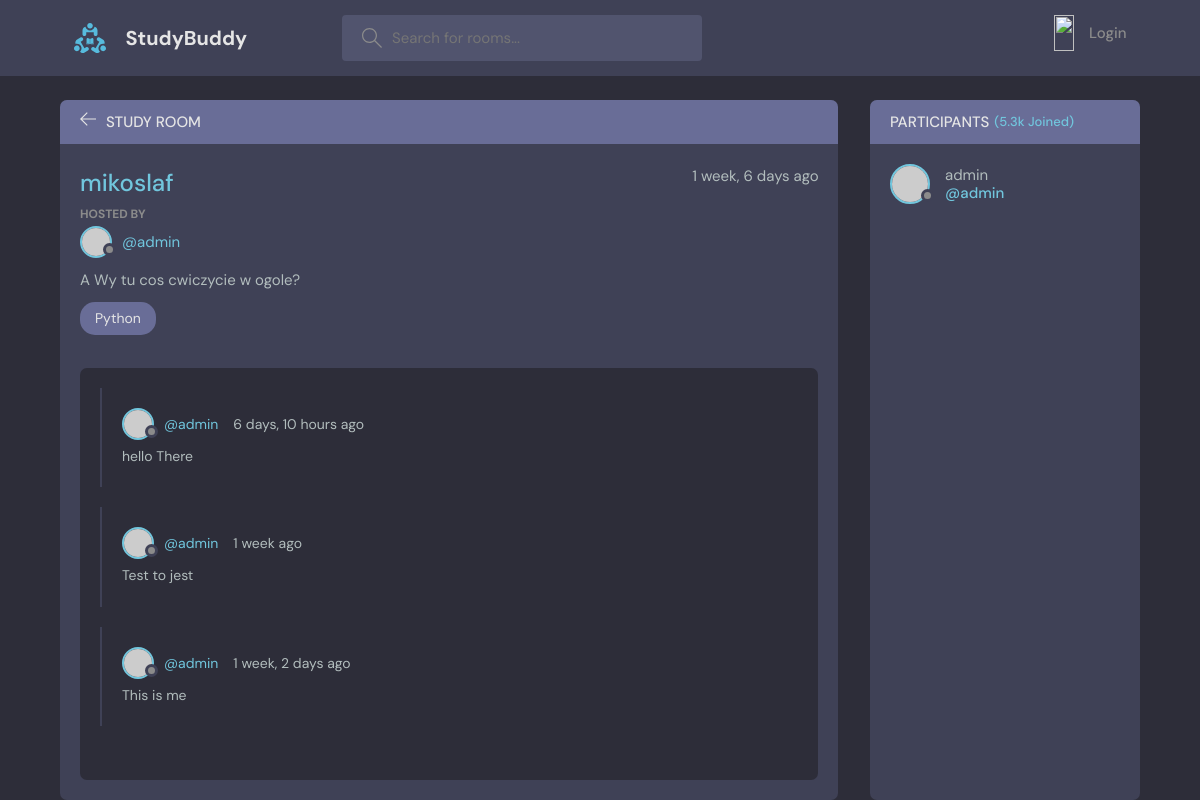
The app's page /list/1 with its own data.
### base/models.py (models this page shows, shortened)
class Room(models.Model):
    host = models.ForeignKey(User, on_delete=models.SET_NULL, null=True)
    topic = models.ForeignKey(Topic, on_delete=models.SET_NULL, null=True)
    name = models.CharField(max_length=200)
    description = models.TextField(null=True, blank=True)
    participants = models.ManyToManyField(User, related_name='paricipants', blank=True)
    updated = models.DateField(auto_now=True)
    created = models.DateField(auto_now_add=True)
    class Meta:
        ordering = ['-updated', '-created'] # Domyślne Order BY w klasie, pierwszy ma priorytet, opcjonalnie drugi

class Topic(models.Model):
    name = models.CharField(max_length=200)
    def __str__(self):
        return self.name

class Message(models.Model):
    user = models.ForeignKey(User, on_delete=models.CASCADE)
    room = models.ForeignKey(Room, on_delete=models.CASCADE) # Zapis oznacza to, że gdy Room zostanie usuniety to to też zostanie|SET_NULL zamiast usunięcia zostanie dane NULL
    body = models.TextField()
    updated = models.DateField(auto_now=True)
    created = models.DateField(auto_now_add=True)

### base/views.py (the view, shortened to what this page needs)
# urls.py: path("list/<str:pk>", views.list, name="list"),
def list(request, pk):
    val = Room.objects.get(id=pk)
    Room_messages = val.message_set.all().order_by('-created') # Coś w stylu, że bierze wszystkie dzieci
    participants = val.participants.all()
    context =  {'id': pk,'value': val, 'Room_messages': Room_messages, 'participants': participants}
    return render(request, "list.html", context)

### templates/list.html (shortened to what this page needs)
{% extends 'main.html' %}
{% block content %}
  <main class="profile-page layout layout--2">
    <div class="container">
      <div class="room">
        <div class="room__top">
          <div class="room__topLeft">
            <a href="{% url 'home' %}">
              <svg version="1.1" xmlns="http://www.w3.org/2000/svg" width="32" height="32" viewBox="0 0 32 32">
                <title>arrow-left</title>
                <path
                  d="M13.723 2.286l-13.723 13.714 13.719 13.714 1.616-1.611-10.96-10.96h27.625v-2.286h-27.625l10.965-10.965-1.616-1.607z"
                ></path>
              </svg>
            </a>
            <h3>Study Room</h3>
          </div>
        </div>
        <div class="room__box scroll">
          <div class="room__header scroll">
            <div class="room__info">
              <h3>{{value.name}}</h3>
              <span>{{value.created|timesince}} ago</span>
            </div>
            <div class="room__hosted">
              <p>Hosted By</p>
              <a href="{% url 'user-profile' value.host.id %}" class="room__author">
                <div class="avatar avatar--small">
                  <img src="https://randomuser.me/api/portraits/men/37.jpg" />
                </div>
                <span>@{{value.host}}</span>
              </a>
            </div>
            <div class="room__details">
              {{value.description}}
            </div>
            <span class="room__topics">{{value.topic}}</span>
          </div>
          <div class="room__conversation">
            <div class="threads scroll">
              {% for message in Room_messages %}
                <div class="thread">
                  <div class="thread__top">
                    <div class="thread__author">
                      <a href="{% url 'user-profile' message.user.id %}" class="thread__authorInfo">
                        <div class="avatar avatar--small">
                          <img src="https://randomuser.me/api/portraits/men/37.jpg" />
                        </div>
                        <span>@{{message.user}}</span>
                      </a>
                      <span class="thread__date">{{message.created|timesince}} ago</span>
                    </div>
                  </div>
                  <div class="thread__details">
                    {{message.body}}
                  </div>
                </div>
              {% endfor %}
            </div>
          </div>
        </div>
      </div>
      <div class="participants">
        <h3 class="participants__top">Participants <span>(5.3k Joined)</span></h3>
        <div class="participants__list scroll">
          {% for user in participants %}
            <a href="{% url 'user-profile' user.id %}" class="participant">
              <div class="avatar avatar--medium">
                <img src="https://randomuser.me/api/portraits/men/37.jpg" />
              </div>
              <p>
                {{user.username}}
                <span>@{{user.username}}</span>
              </p>
            </a>
          {% endfor %}
        </div>
      </div>
    </div>
  </main>
{% endblock content %}

### records on screen
Room: name "mikoslaf", created "1 week, 6 days", host "admin", description "A Wy tu cos cwiczycie w ogole?", topic "Python"
Message: user "admin", created "6 days, 10 hours", body "hello There"
Message: user "admin", created "1 week", body "Test to jest"
Message: user "admin", created "1 week, 2 days", body "This is me"

### other values on screen
{{ user.username }} "admin"
